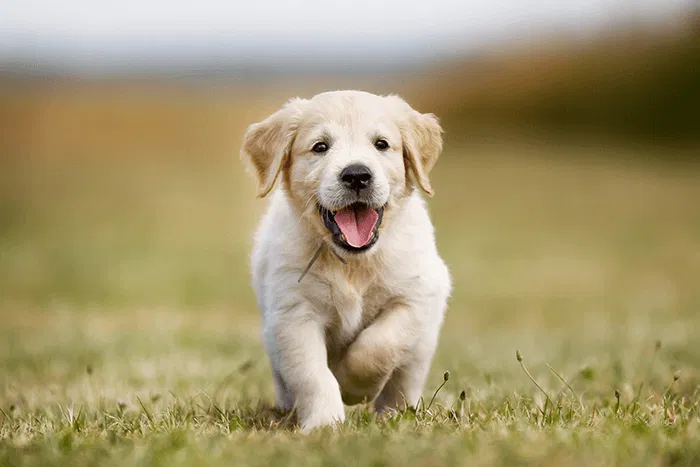
#> input picture ps/deit/Puppy-Cover.jpg, 700 x 467 px
$ jupyter execute --allow-errors deit_infer_pynq_v2.ipynb
#> lines starting #> are read from the running program, lines starting #| are printed output that depends on the picture
# DeiT-Tiny PYNQ Inference v1 (No Torch/Timm)

PL accelerates GEMM; PS runs LN/Softmax/GELU/Residual.
All prints are ASCII.

[cell 1]
print('DeiT PYNQ Inference v2 (double-buffer + async pack)')
import os
import time
import numpy as np
import pynq

[cell 2]
# Paths (relative to this notebook)
NB_DIR = os.getcwd()
BASE = os.path.abspath(os.path.join(NB_DIR, '..'))
BITSTREAM = os.path.join(BASE, 'deit', 'deit_accel.bit')
WEIGHT_DIR = os.path.join(BASE, 'deit', 'weights_npy')
IMAGE_PATH = os.path.join(BASE, 'deit', 'Puppy-Cover.jpg')
IMAGE_NPY = os.path.join(BASE, 'deit', 'image_fp32.npy')

USE_IMAGE_NPY = False  # True if you preprocessed image with preprocess_image_npy.py

ARRAY_ROW = 12
ARRAY_COL = 16
ACT_RANGE = 3.0
ACT_TARGET = 64
MAX_BLOCKS = 12
TIMEOUT = 3.0

print('[INFO] BITSTREAM =', BITSTREAM)
print('[INFO] WEIGHT_DIR =', WEIGHT_DIR)
print('[INFO] IMAGE_PATH =', IMAGE_PATH)
print('[INFO] IMAGE_NPY =', IMAGE_NPY)

[cell 3]
def ceil_to(x, base):
    return ((x + base - 1) // base) * base

# [5 lines left out: function calc_pad, not called in this run]

def to_u8(x):
    return int(x) & 0xFF

def u8_to_i8(arr_u8):
    arr_u8 = np.array(arr_u8, dtype=np.uint8)
    return np.where(arr_u8 < 128, arr_u8, arr_u8 - 256).astype(np.int8)

# [41 lines left out: functions pack_input_tile, pack_weight_tile, unpack_output_tile, layernorm_ps, not called in this run]

def gelu_ps(x):
    return 0.5 * x * (1.0 + np.tanh(np.sqrt(2.0 / np.pi) * (x + 0.044715 * (x ** 3))))

# [10 lines left out: functions softmax_ps, quantize_act, not called in this run]

def dequantize_int8(x_int8, scale):
    return x_int8.astype(np.float32) * scale

# [12 lines left out: function compute_ppu_params, not called in this run]

[cell 4]
# AXI-Lite regs
REG_CTRL      = 0x00
REG_STATUS    = 0x04
REG_CFG_SEQ   = 0x08
REG_CFG_ACC   = 0x0C
REG_VERSION   = 0x10
REG_PPU_MULT  = 0x14
REG_PPU_SHIFT = 0x18
REG_PPU_ZP    = 0x1C
REG_PPU_BIAS  = 0x20
REG_OUT_EN    = 0x24

REG_DBG_SNAP  = 0x28
REG_DBG0      = 0x30

#> (the rest of this cell did not finish here and is left out)

[cell 5]
# [126 lines left out: function run_gemm_pl_v2, not called in this run]

[cell 6]
# Load weights
meta = np.load(os.path.join(WEIGHT_DIR, 'meta.npy'), allow_pickle=True).item()
#> (reads ps/python/attn_data/meta.npy from the repository)
#> further down, img is the input picture: PIL image 700x467 RGB; mean R, G, B 164.5, 151.5, 111.5
#> (the rest of this cell did not finish here and is left out)

[cell 7]
# [24 lines left out: function load_block_weights, not called in this run]

[cell 8]
# Image preprocess (PIL optional)
if USE_IMAGE_NPY:
    img_chw = np.load(IMAGE_NPY).astype(np.float32)
    print('[OK] Loaded image tensor from npy:', img_chw.shape)
else:
    try:
        from PIL import Image
    except Exception as e:
        raise RuntimeError('PIL not available, set USE_IMAGE_NPY=True and provide image_fp32.npy')

    def resize_shorter(img, size):
#> called with size = 256
        w, h = img.size
#> w = 700; h = 467
        if w < h:
            new_w = size
            new_h = int(h * size / w)
        else:
            new_h = size
            new_w = int(w * size / h)
#> new_w = 383
        return img.resize((new_w, new_h))

    def center_crop(img, size):
#> called with size = 224
        w, h = img.size
#> w = 383; h = 256
        left = (w - size) // 2
#> left = 79
        top = (h - size) // 2
#> top = 16
        return img.crop((left, top, left + size, top + size))
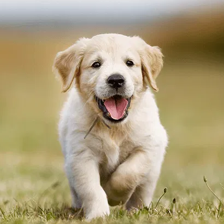
#> returned value: PIL image 224x224 RGB; mean R, G, B 172.3, 158, 122.7

    img = Image.open(IMAGE_PATH).convert('RGB')
    img = resize_shorter(img, 256)
    img = center_crop(img, 224)
    arr = np.asarray(img).astype(np.float32) / 255.0
    mean = np.array([0.485, 0.456, 0.406], dtype=np.float32)
    std = np.array([0.229, 0.224, 0.225], dtype=np.float32)
    arr = (arr - mean) / std
    img_chw = np.transpose(arr, (2, 0, 1))
    print('[OK] Preprocessed image with PIL:', img_chw.shape)
#| [OK] Preprocessed image with PIL: (3, 224, 224)
